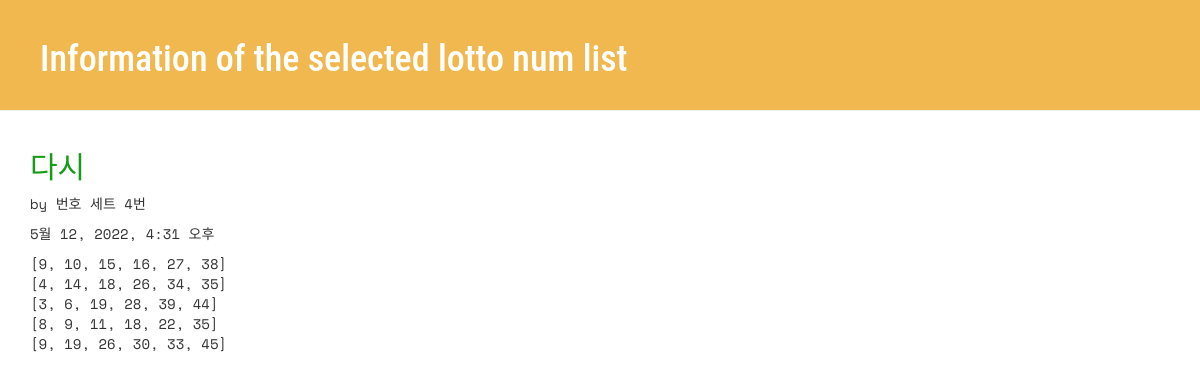
The page /lotto/5/detail/ on the database its author committed.
### lotto/models.py (models this page shows, shortened)
class GuessNumbers(models.Model):
    name = models.CharField(max_length=24) # 로또 번호 리스트의 이름
    text = models.CharField(max_length=255) # 로또 번호 리스트에 대한 설명
    lottos = models.CharField(max_length=255, default='[1, 2, 3, 4, 5, 6]') # 로또 번호들이 담길 str
    num_lotto = models.IntegerField(default=5) # 6개 번호 set의 갯수
    update_date = models.DateTimeField()

### lotto/views.py (the view)
# urls.py: path('lotto/<int:lottokey>/detail/', views.detail, name='detail'),
def detail(request, lottokey):
    lotto = GuessNumbers.objects.get(pk=lottokey)  # pk자리에 id써도 똑같음
    return render(request, "lotto/detail.html", {"lotto":lotto})

### lotto/templates/lotto/detail.html (shortened to what this page needs)
<!DOCTYPE html>
{% load static %}
<html lang="ko">
<head>
  <link rel="stylesheet" href="//maxcdn.bootstrapcdn.com/bootstrap/3.2.0/css/bootstrap.min.css">
  <link rel="stylesheet" href="//maxcdn.bootstrapcdn.com/bootstrap/3.2.0/css/bootstrap-theme.min.css">
  <link rel="stylesheet" href="{% static 'css/lotto.css'%}">
</head>
<body>
  <div class="page-header">
  <h1>Information of the selected lotto num list</h1>
  </div>
  <div class="container lotto">
    <h2>{{ lotto.text }}</h2>
    <p> by {{ lotto.name }}</p>
    <p> {{ lotto.update_date }}</p>
    <p> {{ lotto.lottos | linebreaksbr }}</p>
  </div>
</body>
</html>

### lotto/static/css/lotto.css (style rules this page uses)
.page-header { background-color: #f0b84e; margin-top: 0; padding: 20px 20px 20px 40px; font-family: 'Koulen', cursive; }
.page-header h1 { color: #FFFFFF; font-family: 'Roboto Condensed', sans-serif; }
.container { font-family: 'Space Mono', monospace; }
.container h2 { color: #169b16; font-family: 'Koulen', cursive; }

### rows shown on the page
GuessNumbers: text "다시", name "번호 세트 4번", update_date "5월 12, 2022, 4:31 오후", lottos "[9, 10, 15, 16, 27, 38] [4, 14, 18, 26, 34, 35] [3, 6, 19, 28, 39, 44] [8, 9, 11, 18, 22, 35] [9, 19, 26, 30, 33, 45]"
